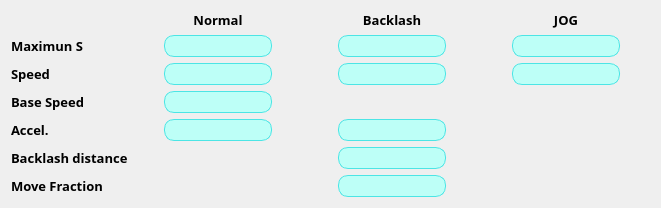
     <widget class="QWidget" name="" native="true">
      <property name="minimumSize">
       <size>
        <width>0</width>
        <height>0</height>
       </size>
      </property>
      <property name="maximumSize">
       <size>
        <width>100000</width>
        <height>100000</height>
       </size>
      </property>
      <layout class="QGridLayout" name="gridLayout_2">
       <item row="5" column="0">
        <widget class="QLabel" name="label_18">
         <property name="font">
          <font>
           <family>微软雅黑</family>
           <pointsize>10</pointsize>
           <weight>75</weight>
           <bold>true</bold>
          </font>
         </property>
         <property name="text">
          <string>Backlash distance</string>
         </property>
        </widget>
       </item>
       <item row="2" column="0">
        <widget class="QLabel" name="label_15">
         <property name="font">
          <font>
           <family>微软雅黑</family>
           <pointsize>10</pointsize>
           <weight>75</weight>
           <bold>true</bold>
          </font>
         </property>
         <property name="text">
          <string>Speed</string>
         </property>
        </widget>
       </item>
       <item row="0" column="3">
        <widget class="QLabel" name="label_23">
         <property name="font">
          <font>
           <family>微软雅黑</family>
           <pointsize>10</pointsize>
           <weight>75</weight>
           <bold>true</bold>
          </font>
         </property>
         <property name="text">
          <string>JOG</string>
         </property>
         <property name="alignment">
          <set>Qt::AlignCenter</set>
         </property>
        </widget>
       </item>
       <item row="4" column="0">
        <widget class="QLabel" name="label_17">
         <property name="font">
          <font>
           <family>微软雅黑</family>
           <pointsize>10</pointsize>
           <weight>75</weight>
           <bold>true</bold>
          </font>
         </property>
         <property name="text">
          <string>Accel.</string>
         </property>
        </widget>
       </item>
       <item row="3" column="0">
        <widget class="QLabel" name="label_16">
         <property name="font">
          <font>
           <family>微软雅黑</family>
           <pointsize>10</pointsize>
           <weight>75</weight>
           <bold>true</bold>
          </font>
         </property>
         <property name="text">
          <string>Base Speed</string>
         </property>
        </widget>
       </item>
       <item row="6" column="0">
        <widget class="QLabel" name="label_19">
         <property name="font">
          <font>
           <family>微软雅黑</family>
           <pointsize>10</pointsize>
           <weight>75</weight>
           <bold>true</bold>
          </font>
         </property>
         <property name="text">
          <string>Move Fraction</string>
         </property>
        </widget>
       </item>
       <item row="0" column="2">
        <widget class="QLabel" name="label_22">
         <property name="font">
          <font>
           <family>微软雅黑</family>
           <pointsize>10</pointsize>
           <weight>75</weight>
           <bold>true</bold>
          </font>
         </property>
         <property name="text">
          <string>Backlash</string>
         </property>
         <property name="alignment">
          <set>Qt::AlignCenter</set>
         </property>
        </widget>
       </item>
       <item row="1" column="0">
        <widget class="QLabel" name="label_14">
         <property name="font">
          <font>
           <family>微软雅黑</family>
           <pointsize>10</pointsize>
           <weight>75</weight>
           <bold>true</bold>
          </font>
         </property>
         <property name="text">
          <string>Maximun S</string>
         </property>
        </widget>
       </item>
       <item row="0" column="1">
        <widget class="QLabel" name="label_21">
         <property name="font">
          <font>
           <family>微软雅黑</family>
           <pointsize>10</pointsize>
           <weight>75</weight>
           <bold>true</bold>
          </font>
         </property>
         <property name="text">
          <string>Normal</string>
         </property>
         <property name="alignment">
          <set>Qt::AlignCenter</set>
         </property>
        </widget>
       </item>
       <item row="1" column="1">
        <widget class="PyDMLineEdit" name="PyDMLineEdit_11">
         <property name="toolTip">
          <string/>
         </property>
         <property name="styleSheet">
          <string notr="true">border: 1px solid rgb(76, 229, 229);
background-color: rgb(189, 255, 247);
font: 75 9pt &quot;Arial&quot;;
color: rgb(0, 0, 0);
border-radius : 10px;
height: 20px;
margin-left: 30px;
margin-right: 30px;
</string>
         </property>
         <property name="alignment">
          <set>Qt::AlignCenter</set>
         </property>
         <property name="precision">
          <number>0</number>
         </property>
         <property name="showUnits">
          <bool>false</bool>
         </property>
         <property name="precisionFromPV">
          <bool>true</bool>
         </property>
         <property name="alarmSensitiveContent">
          <bool>false</bool>
         </property>
         <property name="alarmSensitiveBorder">
          <bool>true</bool>
         </property>
         <property name="PyDMToolTip">
          <string/>
         </property>
         <property name="monitorDisp">
          <bool>false</bool>
         </property>
         <property name="channel">
          <string>ca://${MOTOR}.VMAX</string>
         </property>
        </widget>
       </item>
       <item row="1" column="2">
        <widget class="PyDMLineEdit" name="PyDMLineEdit_12">
         <property name="toolTip">
          <string/>
         </property>
         <property name="styleSheet">
          <string notr="true">border: 1px solid rgb(76, 229, 229);
background-color: rgb(189, 255, 247);
font: 75 9pt &quot;Arial&quot;;
color: rgb(0, 0, 0);
border-radius : 10px;
height: 20px;
margin-left: 30px;
margin-right: 30px;
</string>
         </property>
         <property name="alignment">
          <set>Qt::AlignCenter</set>
         </property>
         <property name="precision">
          <number>0</number>
         </property>
         <property name="showUnits">
          <bool>false</bool>
         </property>
         <property name="precisionFromPV">
          <bool>true</bool>
         </property>
         <property name="alarmSensitiveContent">
          <bool>false</bool>
         </property>
         <property name="alarmSensitiveBorder">
          <bool>true</bool>
         </property>
         <property name="PyDMToolTip">
          <string/>
         </property>
         <property name="monitorDisp">
          <bool>false</bool>
         </property>
         <property name="channel">
          <string>ca://${MOTOR}.HVEL</string>
         </property>
        </widget>
       </item>
       <item row="1" column="3">
        <widget class="PyDMLineEdit" name="PyDMLineEdit_13">
         <property name="toolTip">
          <string/>
         </property>
         <property name="styleSheet">
          <string notr="true">border: 1px solid rgb(76, 229, 229);
background-color: rgb(189, 255, 247);
font: 75 9pt &quot;Arial&quot;;
color: rgb(0, 0, 0);
border-radius : 10px;
height: 20px;
margin-left: 30px;
margin-right: 30px;
</string>
         </property>
         <property name="alignment">
          <set>Qt::AlignCenter</set>
         </property>
         <property name="precision">
          <number>0</number>
         </property>
         <property name="showUnits">
          <bool>false</bool>
         </property>
         <property name="precisionFromPV">
          <bool>true</bool>
         </property>
         <property name="alarmSensitiveContent">
          <bool>false</bool>
         </property>
         <property name="alarmSensitiveBorder">
          <bool>true</bool>
         </property>
         <property name="PyDMToolTip">
          <string/>
         </property>
         <property name="monitorDisp">
          <bool>false</bool>
         </property>
         <property name="channel">
          <string>ca://${MOTOR}.JVEL</string>
         </property>
        </widget>
       </item>
       <item row="2" column="3">
        <widget class="PyDMLineEdit" name="PyDMLineEdit_14">
         <property name="toolTip">
          <string/>
         </property>
         <property name="styleSheet">
          <string notr="true">border: 1px solid rgb(76, 229, 229);
background-color: rgb(189, 255, 247);
font: 75 9pt &quot;Arial&quot;;
color: rgb(0, 0, 0);
border-radius : 10px;
height: 20px;
margin-left: 30px;
margin-right: 30px;
</string>
         </property>
         <property name="alignment">
          <set>Qt::AlignCenter</set>
         </property>
         <property name="precision">
          <number>0</number>
         </property>
         <property name="showUnits">
          <bool>false</bool>
         </property>
         <property name="precisionFromPV">
          <bool>true</bool>
         </property>
         <property name="alarmSensitiveContent">
          <bool>false</bool>
         </property>
         <property name="alarmSensitiveBorder">
          <bool>true</bool>
         </property>
         <property name="PyDMToolTip">
          <string/>
         </property>
         <property name="monitorDisp">
          <bool>false</bool>
         </property>
         <property name="channel">
          <string>ca://${MOTOR}.JAR</string>
         </property>
        </widget>
       </item>
       <item row="2" column="1">
        <widget class="PyDMLineEdit" name="PyDMLineEdit_15">
         <property name="toolTip">
          <string/>
         </property>
         <property name="styleSheet">
          <string notr="true">border: 1px solid rgb(76, 229, 229);
background-color: rgb(189, 255, 247);
font: 75 9pt &quot;Arial&quot;;
color: rgb(0, 0, 0);
border-radius : 10px;
height: 20px;
margin-left: 30px;
margin-right: 30px;
</string>
         </property>
         <property name="alignment">
          <set>Qt::AlignCenter</set>
         </property>
         <property name="precision">
          <number>0</number>
         </property>
         <property name="showUnits">
          <bool>false</bool>
         </property>
         <property name="precisionFromPV">
          <bool>true</bool>
         </property>
         <property name="alarmSensitiveContent">
          <bool>false</bool>
         </property>
         <property name="alarmSensitiveBorder">
          <bool>true</bool>
         </property>
         <property name="PyDMToolTip">
          <string/>
         </property>
         <property name="monitorDisp">
          <bool>false</bool>
         </property>
         <property name="channel">
          <string>ca://${MOTOR}.VELO</string>
         </property>
        </widget>
       </item>
       <item row="3" column="1">
        <widget class="PyDMLineEdit" name="PyDMLineEdit_16">
         <property name="toolTip">
          <string/>
         </property>
         <property name="styleSheet">
          <string notr="true">border: 1px solid rgb(76, 229, 229);
background-color: rgb(189, 255, 247);
font: 75 9pt &quot;Arial&quot;;
color: rgb(0, 0, 0);
border-radius : 10px;
height: 20px;
margin-left: 30px;
margin-right: 30px;
</string>
         </property>
         <property name="alignment">
          <set>Qt::AlignCenter</set>
         </property>
         <property name="precision">
          <number>0</number>
         </property>
         <property name="showUnits">
          <bool>false</bool>
         </property>
         <property name="precisionFromPV">
          <bool>true</bool>
         </property>
         <property name="alarmSensitiveContent">
          <bool>false</bool>
         </property>
         <property name="alarmSensitiveBorder">
          <bool>true</bool>
         </property>
         <property name="PyDMToolTip">
          <string/>
         </property>
         <property name="monitorDisp">
          <bool>false</bool>
         </property>
         <property name="channel">
          <string>ca://${MOTOR}.VBAS</string>
         </property>
        </widget>
       </item>
       <item row="4" column="1">
        <widget class="PyDMLineEdit" name="PyDMLineEdit_17">
         <property name="toolTip">
          <string/>
         </property>
         <property name="styleSheet">
          <string notr="true">border: 1px solid rgb(76, 229, 229);
background-color: rgb(189, 255, 247);
font: 75 9pt &quot;Arial&quot;;
color: rgb(0, 0, 0);
border-radius : 10px;
height: 20px;
margin-left: 30px;
margin-right: 30px;
</string>
         </property>
         <property name="alignment">
          <set>Qt::AlignCenter</set>
         </property>
         <property name="precision">
          <number>0</number>
         </property>
         <property name="showUnits">
          <bool>false</bool>
         </property>
         <property name="precisionFromPV">
          <bool>true</bool>
         </property>
         <property name="alarmSensitiveContent">
          <bool>false</bool>
         </property>
         <property name="alarmSensitiveBorder">
          <bool>true</bool>
         </property>
         <property name="PyDMToolTip">
          <string/>
         </property>
         <property name="monitorDisp">
          <bool>false</bool>
         </property>
         <property name="channel">
          <string>ca://${MOTOR}.ACCL</string>
         </property>
        </widget>
       </item>
       <item row="2" column="2">
        <widget class="PyDMLineEdit" name="PyDMLineEdit_18">
         <property name="toolTip">
          <string/>
         </property>
         <property name="styleSheet">
          <string notr="true">border: 1px solid rgb(76, 229, 229);
background-color: rgb(189, 255, 247);
font: 75 9pt &quot;Arial&quot;;
color: rgb(0, 0, 0);
border-radius : 10px;
height: 20px;
margin-left: 30px;
margin-right: 30px;
</string>
         </property>
         <property name="alignment">
          <set>Qt::AlignCenter</set>
         </property>
         <property name="precision">
          <number>0</number>
         </property>
         <property name="showUnits">
          <bool>false</bool>
         </property>
         <property name="precisionFromPV">
          <bool>true</bool>
         </property>
         <property name="alarmSensitiveContent">
          <bool>false</bool>
         </property>
         <property name="alarmSensitiveBorder">
          <bool>true</bool>
         </property>
         <property name="PyDMToolTip">
          <string/>
         </property>
         <property name="monitorDisp">
          <bool>false</bool>
         </property>
         <property name="channel">
          <string>ca://${MOTOR}.BVEL</string>
         </property>
        </widget>
       </item>
       <item row="4" column="2">
        <widget class="PyDMLineEdit" name="PyDMLineEdit_19">
         <property name="toolTip">
          <string/>
         </property>
         <property name="styleSheet">
          <string notr="true">border: 1px solid rgb(76, 229, 229);
background-color: rgb(189, 255, 247);
font: 75 9pt &quot;Arial&quot;;
color: rgb(0, 0, 0);
border-radius : 10px;
height: 20px;
margin-left: 30px;
margin-right: 30px;
</string>
         </property>
         <property name="alignment">
          <set>Qt::AlignCenter</set>
         </property>
         <property name="precision">
          <number>0</number>
         </property>
         <property name="showUnits">
          <bool>false</bool>
         </property>
         <property name="precisionFromPV">
          <bool>true</bool>
         </property>
         <property name="alarmSensitiveContent">
          <bool>false</bool>
         </property>
         <property name="alarmSensitiveBorder">
          <bool>true</bool>
         </property>
         <property name="PyDMToolTip">
          <string/>
         </property>
         <property name="monitorDisp">
          <bool>false</bool>
         </property>
         <property name="channel">
          <string>ca://${MOTOR}.BACC</string>
         </property>
        </widget>
       </item>
       <item row="5" column="2">
        <widget class="PyDMLineEdit" name="PyDMLineEdit_20">
         <property name="toolTip">
          <string/>
         </property>
         <property name="styleSheet">
          <string notr="true">border: 1px solid rgb(76, 229, 229);
background-color: rgb(189, 255, 247);
font: 75 9pt &quot;Arial&quot;;
color: rgb(0, 0, 0);
border-radius : 10px;
height: 20px;
margin-left: 30px;
margin-right: 30px;
</string>
         </property>
         <property name="alignment">
          <set>Qt::AlignCenter</set>
         </property>
         <property name="precision">
          <number>0</number>
         </property>
         <property name="showUnits">
          <bool>false</bool>
         </property>
         <property name="precisionFromPV">
          <bool>true</bool>
         </property>
         <property name="alarmSensitiveContent">
          <bool>false</bool>
         </property>
         <property name="alarmSensitiveBorder">
          <bool>true</bool>
         </property>
         <property name="PyDMToolTip">
          <string/>
         </property>
         <property name="monitorDisp">
          <bool>false</bool>
         </property>
         <property name="channel">
          <string>ca://${MOTOR}.BDST</string>
         </property>
        </widget>
       </item>
       <item row="6" column="2">
        <widget class="PyDMLineEdit" name="PyDMLineEdit_21">
         <property name="toolTip">
          <string/>
         </property>
         <property name="styleSheet">
          <string notr="true">border: 1px solid rgb(76, 229, 229);
background-color: rgb(189, 255, 247);
font: 75 9pt &quot;Arial&quot;;
color: rgb(0, 0, 0);
border-radius : 10px;
height: 20px;
margin-left: 30px;
margin-right: 30px;
</string>
         </property>
         <property name="alignment">
          <set>Qt::AlignCenter</set>
         </property>
         <property name="precision">
          <number>0</number>
         </property>
         <property name="showUnits">
          <bool>false</bool>
         </property>
         <property name="precisionFromPV">
          <bool>true</bool>
         </property>
         <property name="alarmSensitiveContent">
          <bool>false</bool>
         </property>
         <property name="alarmSensitiveBorder">
          <bool>true</bool>
         </property>
         <property name="PyDMToolTip">
          <string/>
         </property>
         <property name="monitorDisp">
          <bool>false</bool>
         </property>
         <property name="channel">
          <string>ca://${MOTOR}.FRAC</string>
         </property>
        </widget>
       </item>
      </layout>
     </widget>
